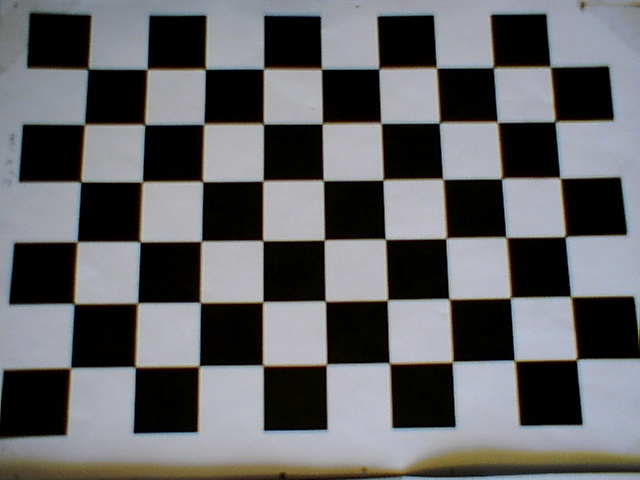
#> input picture scripts/Computer_vision_files/Chessboard_0.jpg, 640 x 480 px, given in place of the camera
$ python optical_trial2.py   (older library calls are emulated)
#> lines starting #> are read from the running program, lines starting #| are printed output that depends on the picture; after the words box and inside, x2 and y2 are one past the last pixel; in counts of white or black regions, pixels touching at a corner belong together
#> further down, oldframe is the input picture: shape (480, 640, 3); mean B, G, R 101.4, 99, 98.5
#!/usr/bin/env python3
import cv2
import numpy as np
from time import sleep
from time import time


LowH=0
HighH=50
LowS=59
HighS=255
LowV=0
HighV=236


morph=11,3

'''LowH2=0
HighH2=0
LowS2=0
HighS2=19
LowV2=235
HighV2=255'''
morph=(11,3)


def imfill(img):
	ret,im_flood = cv2.threshold(img,127,255,cv2.THRESH_BINARY)
	th,inrangeframe = cv2.threshold(img,127,255,cv2.THRESH_BINARY)
	im_flood[0:480,0:1]=np.zeros((480,1))
	h, w = im_flood.shape[:2]
	mask = np.zeros((h+2, w+2), np.uint8)
	#cv2.imshow("0 in corner",im_flood)
	cv2.floodFill(im_flood, mask, (0,0), 255);
	#cv2.imshow("filled",im_flood)
	cv2.bitwise_not(im_flood,im_flood)
	imfilled=cv2.bitwise_or(im_flood,inrangeframe)
	#cv2.imshow("filledOR",inrangeframe)
	return imfilled

def filter_2HSV(img):
	kernel = np.ones((5,5),np.float32)/25
	img = cv2.filter2D(img,-1,kernel)
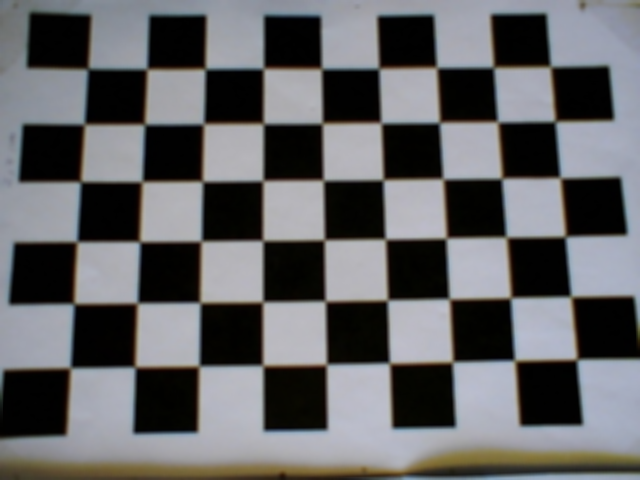
#> img: shape (480, 640, 3); mean of channels 0, 1, 2 101.4, 99, 98.5; drawn as B, G, R
  # Change colorspace
	hsvframe = cv2.cvtColor(img, cv2.COLOR_BGR2HSV)
#> hsvframe: shape (480, 640, 3); mean H, S, V 70.9, 69.7, 105.3
	return hsvframe

def open_and_close(img,size):
	#opening
	morphoimage=cv2.morphologyEx(img,cv2.MORPH_OPEN,cv2.getStructuringElement(cv2.MORPH_RECT, size))
	#Closing
	morphoimage=cv2.morphologyEx(morphoimage,cv2.MORPH_CLOSE,cv2.getStructuringElement(cv2.MORPH_RECT, size))
	return morphoimage


def get_centers(img,Arearef=130):
	#Apply contours to get the properties of the images
#> called with Arearef = 1
	contourimage, contours, hierarchy = cv2.findContours(img,cv2.RETR_TREE,cv2.CHAIN_APPROX_SIMPLE)
#> contours = []
	#matrix to draw the contours
	img2=np.zeros((480,640,3))
	img2 = cv2.drawContours(img2, contours, -1, (0,255,0), 3)
#> img2: shape (480, 640, 3) float64; every value is 0
		  # Display the resulting frame
	center_list=[]
	closest_list=[]
	for i in range(len(contours)):
		if  cv2.contourArea(contours[i])>Arearef:
			(x,y),radius = cv2.minEnclosingCircle(contours[i])
			center_list.append([int(x),int(y)])
			contourfigure=contours[i]
			#print (contourfigure.shape)
			closecontour=np.argmax(contourfigure[:,:,1],axis=0)
			#print("close contour:",closecontour,contourfigure[closecontour,0,:])

			closest_list.append(contourfigure[closecontour,0,:])
#> this loop made 0 passes
#> after the loop, center_list = []; closest_list = []

	return center_list,closest_list


def get_objective(center_list,closest_list=[]):
	center_array=np.array(center_list)
	center_array[:,0]=abs(center_array[:,0]-320)
	index=np.argmin(center_array,axis=0)
	objective_center=center_list[index[0]]
	if len(closest_list)>0:
		objective_closest=closest_list[index[0]]
	else:
		objective_closest=[]
	return objective_center,objective_closest

# [48 lines left out: function all_operations, not called in this run]

def detection(frame,LowH,HighH,LowS,HighS,LowV,HighV,sizemorph,Arearef=10):


	hsvframe=filter_2HSV(frame)
	lowerboundcolor=np.array([LowH,LowS,LowV])
	upperboundcolor=np.array([HighH,HighS,HighV])
	# Binarization
	inrangeframe=cv2.inRange(hsvframe,lowerboundcolor,upperboundcolor)
	cv2.imshow("Before morphology",inrangeframe)

	#Morphologic operations
	# Infill
	inrangeframe=imfill(inrangeframe)
	#cv2.imshow("filledOR",inrangeframe)

	#Opening and closing
	morphoimg=open_and_close(inrangeframe,sizemorph)
	sizemorph2=tuple(reversed(sizemorph))
	morphoimg=open_and_close(morphoimg,sizemorph2)
	#Getting the centers
	center_list,closest_list=get_centers(morphoimg,1)
#> center_list = []; closest_list = []
	closest_list=np.array(closest_list)
#> closest_list = empty array
	#print(closest_list.shape)
	if len(closest_list.shape)>2:
		closest_list=np.squeeze(closest_list,axis=1)
	#print("After squeezing.",closest_list.shape)
	cv2.imshow("morpho image",morphoimg)
	#plotting
	#print(closest_list[0,0])
	for i in range(len(center_list)):
		cv2.circle(frame,(center_list[i][0],center_list[i][1]),2,(255,255,255),thickness=2)
		cv2.circle(frame,(closest_list[i][0],closest_list[i][1]),2,(0,0,255),thickness=2)
	# [7 lines of commented-out code are left out]

	if len(center_list)>0:
		#check which center is more in the center
		objective_center,objective_closest=get_objective(center_list,closest_list)
		if len(set(sizemorph))==1:
			cv2.circle(frame,(objective_center[0],objective_center[1]),3,(255,0,0),thickness=2)
			cv2.circle(frame,(objective_closest[0],objective_closest[1]),4,(0,0,0),thickness=2)
		else:
			cv2.circle(frame,(objective_center[0],objective_center[1]),3,(0,0,255),thickness=2)
	else:
		objective_center=[]
		objective_closest=[]

	#return objective_center,objective_closest
	return center_list


def init_trackbars():

	cv2.namedWindow('frame')
	cv2.createTrackbar("LowH", 'frame',LowH, 255,nothing);
	cv2.createTrackbar("HighH", 'frame',HighH, 255,nothing);
	cv2.createTrackbar("LowS", 'frame',LowS, 255,nothing);
	cv2.createTrackbar("HighS", 'frame',HighS, 255,nothing);
	cv2.createTrackbar("LowV", 'frame',LowV, 255,nothing);
	cv2.createTrackbar("HighV", 'frame',HighV, 255,nothing);
	return 0

def nothing(x):
	pass

if __name__ == "__main__":
	lk_params = dict( winSize  = (15,15),
                  maxLevel = 2,
                  criteria = (cv2.TERM_CRITERIA_EPS | cv2.TERM_CRITERIA_COUNT, 10, 0.03))

	cap = cv2.VideoCapture(0)
	#cap.set(cv2.CAP_PROP_BUFFERSIZE,100)
	init_trackbars()
	feature_params = dict( maxCorners = 50,
                       qualityLevel = 0.3,
                       minDistance = 7,
                       blockSize = 7 )
	lk_params = dict( winSize  = (15,15),
                  maxLevel = 2,
                  criteria = (cv2.TERM_CRITERIA_EPS | cv2.TERM_CRITERIA_COUNT, 10, 0.03))


	#sleep(1)
	LowH2=0
	HighH2=50
	LowS2=10
	HighS2=1
	LowV2=0
	HighV2=237
	ret, oldframe = cap.read()

	black_frame_old=np.zeros((480,640,3),dtype=np.uint8)
	old_list= detection(oldframe, LowH2, HighH2, LowS2,HighS2, LowV2, HighV2, (3, 9),1)
#> old_list = []
	old_list=np.array(old_list)
#> old_list = empty array
	for i in range(len(old_list)):
		cv2.rectangle(black_frame_old,(old_list[i,:]),(old_list[i,0]+30,old_list[i,1]+50),color=[0,255,0])
#> black_frame_old: shape (480, 640, 3); every value is 0
	old_gray = cv2.cvtColor(black_frame_old, cv2.COLOR_BGR2GRAY)
	p0=cv2.goodFeaturesToTrack(old_gray, mask = None, **feature_params)
#> p0 = None

	cv2.imshow("old_gray",old_gray)
	cv2.waitKey()
	while(True):
  # Capture frame-by-frame
		t0=time()
		retard=0
		LowH2=cv2.getTrackbarPos("LowH","frame")
#> LowH2 = 0
		HighH2=cv2.getTrackbarPos("HighH","frame")
#> HighH2 = 50
		LowS2=cv2.getTrackbarPos("LowS","frame")
#> LowS2 = 59
		HighS2=cv2.getTrackbarPos("HighS","frame")
#> HighS2 = 255
		LowV2=cv2.getTrackbarPos("LowV","frame")
#> LowV2 = 0
		HighV2=cv2.getTrackbarPos("HighV","frame")
#> HighV2 = 236

		ret, newframe = cap.read()
		black_frame_new=np.zeros((480,640,3),dtype=np.uint8)

		new_list= detection(newframe, LowH2, HighH2, LowS2,HighS2, LowV2, HighV2, (3, 9),1)
#> call 2 of detection, with LowH = 0, HighH = 50, LowS = 59, HighS = 255, LowV = 0, HighV = 236, sizemorph = (3, 9), Arearef = 1
#> in detection (call 2), `lowerboundcolor=np.array([LowH,LowS,LowV])`: lowerboundcolor = [0, 59, 0]
#> in detection (call 2), `upperboundcolor=np.array([HighH,HighS,HighV])`: upperboundcolor = [50, 255, 236]
#> in detection (call 2), `inrangeframe=cv2.inRange(hsvframe,lowerboundcolor,upperboundcolor)`:
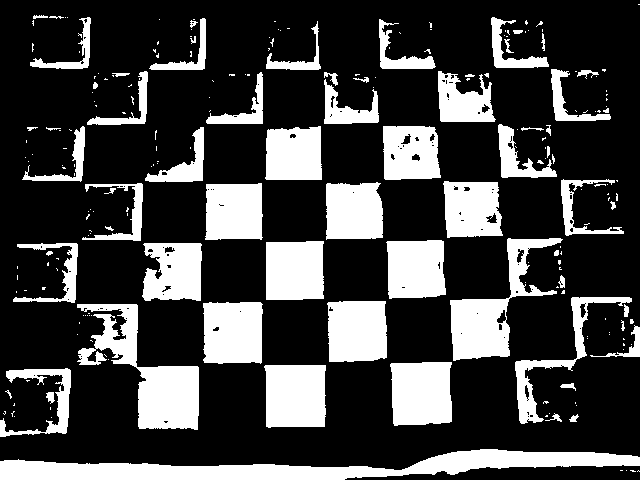
#> inrangeframe: shape (480, 640); 25.8% white; 230 white regions (164 under 20 px), largest, box (x1, y1, x2, y2) and area: (0, 449, 640, 480) 9599, (77, 304, 199, 430) 5940, (450, 238, 563, 361) 4596
#> in imfill (call 2), `cv2.floodFill(im_flood, mask, (0,0), 255);`:
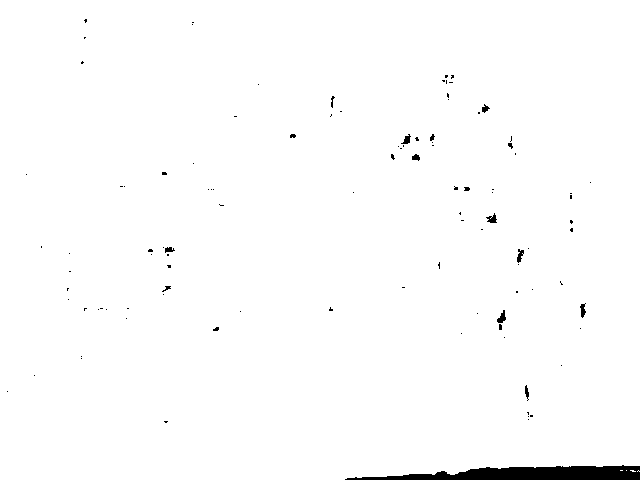
#> im_flood: shape (480, 640); 98.8% white; 105 black regions (90 under 20 px), largest, box (x1, y1, x2, y2) and area: (345, 465, 640, 480) 2832, (497, 310, 506, 323) 65, (486, 213, 497, 223) 60
#> call 4 of open_and_close, with size = (9, 3)
#> in open_and_close (call 4), `morphoimage=cv2.morphologyEx(img,cv2.MORPH_OPEN,cv2.getStructuringElem..`:
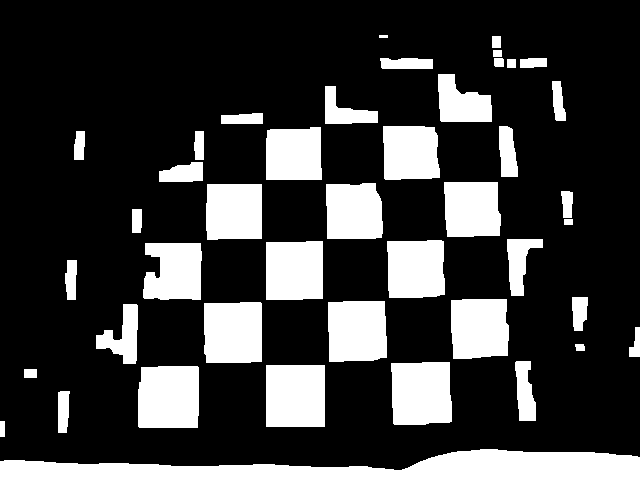
#> morphoimage: shape (480, 640); 22.8% white; 43 white regions, largest, box (x1, y1, x2, y2) and area: (0, 449, 640, 480) 12435, (138, 366, 199, 428) 3696, (266, 365, 325, 427) 3658
#> call 2 of get_centers, with Arearef = 1
#> in get_centers (call 2), `contourimage, contours, hierarchy = cv2.findContours(img,cv2.RETR_TREE..`: contours = 37 contours, 1 with area under 20; largest, box (x1, y1, x2, y2) and area: (0, 449, 640, 480) 11788, (138, 366, 199, 428) 3577, (266, 365, 325, 427) 3538, (391, 362, 452, 425) 3500, (204, 302, 262, 363) 3348
#> in get_centers (call 2), `img2 = cv2.drawContours(img2, contours, -1, (0,255,0), 3)`:
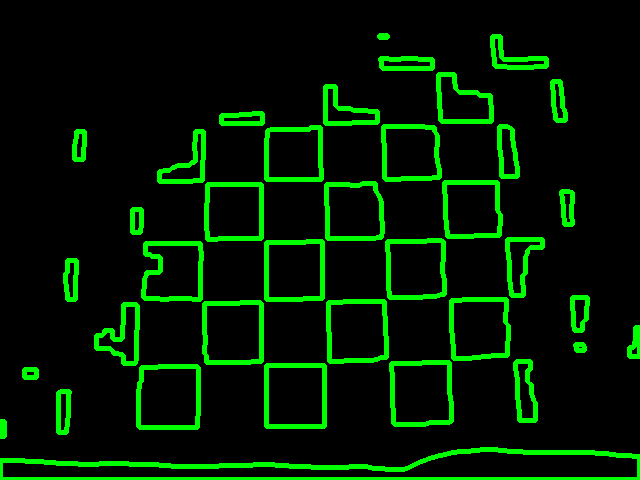
#> img2: shape (480, 640, 3) float64; mean of channels 0, 1, 2 0, 26.7, 0; drawn as B, G, R
#> the loop in get_centers (call 2), `for i in range(len(contours)):` made 37 passes
#> (x, y, radius, contourfigure, closecontour) on passes 2, 4, 6, 37: (2, 428.5, 7.76, [[0, 421], [0, 436], [4, 436], [4, 421]], [1]), (30, 373, 7.21, [[24, 369], [24, 377], [36, 377], [36, 369]], [1]), (295, 395.5, 42.09, [[266, 365], [266, 426], [324, 426], [324, 365]], [1]), (383, 36, 4.12, [[379, 35], [379, 37], [387, 37], [387, 35]], [1])
#> after the loop in get_centers (call 2), `for i in range(len(contours)):`: center_list = 37 pairs, first value 2 to 634, second value 36 to 467; closest_list = 37 items, first 6: [[0, 479]], [[0, 436]], [[58, 432]], [[24, 377]], [[139, 427]], [[266, 426]]
#> in detection (call 2), `closest_list=np.array(closest_list)`: closest_list = contour of 37 points, box (x1, y1, x2, y2) (0, 37, 630, 480), area 64058
#> in detection (call 2), `closest_list=np.squeeze(closest_list,axis=1)`: closest_list = 37 pairs, first value 0 to 629, second value 37 to 479
#> the loop in detection (call 2), `for i in range(len(center_list)):` made 37 passes
#> in get_objective, `center_array=np.array(center_list)`: center_array has the same summary as center_list in get_centers
#> in get_objective, `index=np.argmin(center_array,axis=0)`: index = [0, 36]
#> in get_objective, `objective_center=center_list[index[0]]`: objective_center = [319, 467]
#> in get_objective, `objective_closest=closest_list[index[0]]`: objective_closest = [0, 479]
#> in detection (call 2), `objective_center,objective_closest=get_objective(center_list,closest_l..`: objective_center = [319, 467]; objective_closest = [0, 479]
#> in detection (call 2), `cv2.circle(frame,(objective_center[0],objective_center[1]),3,(0,0,255)..`:
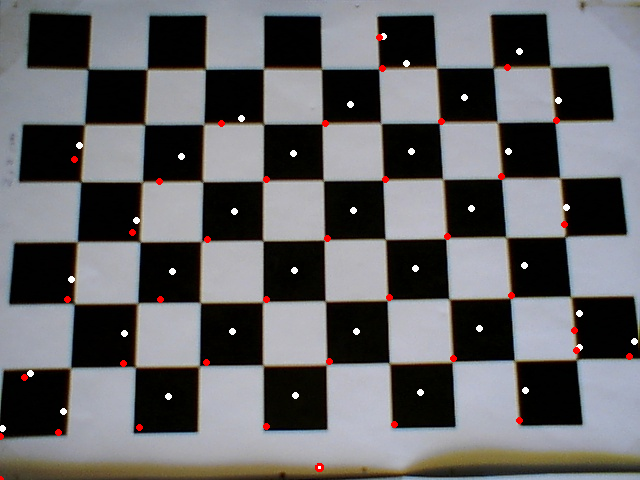
#> frame: shape (480, 640, 3); mean B, G, R 102.3, 99.9, 100.4
#> new_list has the same summary as center_list in get_centers
		new_list=np.array(new_list)
		for i in range(len(new_list)):
			cv2.rectangle(black_frame_new,(new_list[i,0],new_list[i,1]),(new_list[i,0]+30,new_list[i,1]+50),color=(0,255,0))
#> this loop made 37 passes

		new_gray = cv2.cvtColor(black_frame_new, cv2.COLOR_BGR2GRAY)
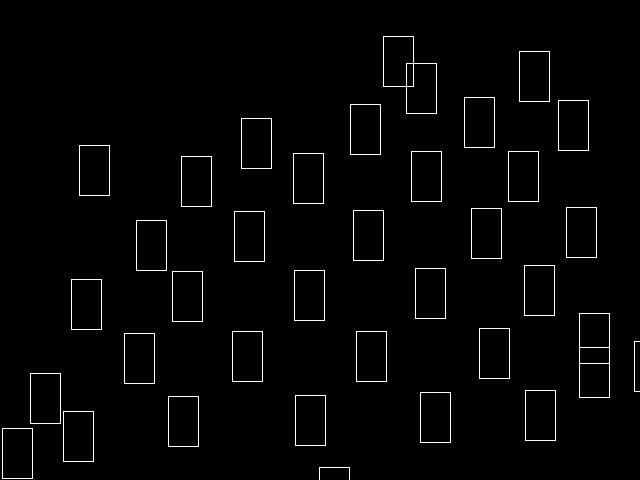
#> new_gray: shape (480, 640); values 0 (black) and 150 (white), 1.8% white in thin lines or dots
		cv2.imshow("black",new_gray)
		cv2.waitKey()
		#p0=cv2.goodFeaturesToTrack(new_gray, mask = None, **feature_params)
#> (the run stopped early here; a loop or call above may not have finished)

$ run again, on scripts/Computer_vision_files/Chessboard_1.jpg
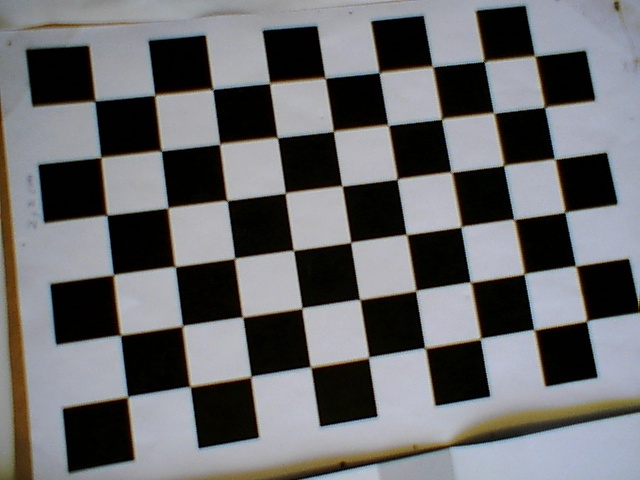
#> input picture scripts/Computer_vision_files/Chessboard_1.jpg, 640 x 480 px, given in place of the camera
#> oldframe is the input picture: shape (480, 640, 3); mean B, G, R 108.6, 106.3, 105.9
#> hsvframe: shape (480, 640, 3); mean H, S, V 74.6, 72, 113.1
#> inrangeframe: shape (480, 640); every value is 0
#> contours = []
#> img2: shape (480, 640, 3) float64; every value is 0
#> in detection, `closest_list=np.array(closest_list)`: closest_list = empty array
#> `old_list= detection(oldframe, LowH2, HighH2, LowS2,HighS2, LowV2, High..`: old_list = []
#> `old_list=np.array(old_list)`: old_list = empty array
#> p0 = None
#> LowH2 = 0
#> HighH2 = 50
#> LowS2 = 59
#> HighS2 = 255
#> LowV2 = 0
#> HighV2 = 236
#> lowerboundcolor = [0, 59, 0]
#> upperboundcolor = [50, 255, 236]
#> in detection (call 2), `inrangeframe=cv2.inRange(hsvframe,lowerboundcolor,upperboundcolor)`:
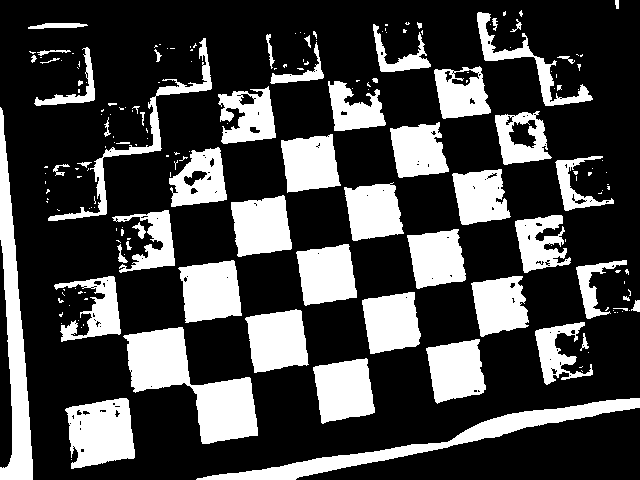
#> inrangeframe: shape (480, 640); 27.4% white; 191 white regions (129 under 20 px), largest, box (x1, y1, x2, y2) and area: (123, 327, 258, 444) 6730, (196, 398, 640, 480) 5364, (0, 107, 33, 480) 5269
#> imfilled: shape (480, 640); 32.2% white; 189 white regions (127 under 20 px), largest, box (x1, y1, x2, y2) and area: (196, 398, 640, 480) 18373, (123, 327, 258, 444) 6733, (0, 107, 33, 480) 5269
#> contours = 41 contours, 1 with area under 20; largest, box (x1, y1, x2, y2) and area: (212, 398, 640, 480) 17858, (0, 135, 33, 480) 4948, (68, 399, 135, 466) 3579, (195, 378, 258, 443) 3236, (128, 328, 190, 391) 3164
#> the loop in get_centers (call 2), `for i in range(len(contours)):` made 41 passes
#> (x, y, radius, contourfigure, closecontour) on passes 10, 21, 24, 30, 32, 39: (637, 305.5, 4.92, [[635, 301], [635, 310], [639, 310], [639, 301]], [1]), (101, 191.5, 4.27, [[97, 190], [97, 193], [105, 193], [105, 190]], [1]), (99, 172, 5.66, [[95, 168], [95, 176], [103, 176], [103, 168]], [1]), (154, 122, 4.47, [[150, 120], [150, 124], [158, 124], [158, 120]], [1]), (583, 95.5, 6.02, [[579, 91], [579, 100], [587, 100], [587, 91]], [1]), (380, 49, 4.12, [[376, 48], [376, 50], [384, 50], [384, 48]], [1])
#> in detection (call 2), `center_list,closest_list=get_centers(morphoimg,1)`: center_list = 41 pairs, first value 16 to 637, second value 19 to 438; closest_list = 41 items, first 6: [[77, 465]], [[212, 479]], [[202, 442]], [[321, 420]], [[435, 400]], [[135, 390]]
#> in detection (call 2), `closest_list=np.array(closest_list)`: closest_list = contour of 41 points, box (x1, y1, x2, y2) (0, 27, 636, 480), area 33230
#> in detection (call 2), `closest_list=np.squeeze(closest_list,axis=1)`: closest_list = 41 pairs, first value 0 to 635, second value 27 to 479
#> the loop in detection (call 2), `for i in range(len(center_list)):` made 41 passes
#> center_array has the same summary as center_list in detection
#> index = [15, 40]
#> in get_objective, `objective_center=center_list[index[0]]`: objective_center = [326, 274]
#> in get_objective, `objective_closest=closest_list[index[0]]`: objective_closest = [304, 303]
#> in detection (call 2), `objective_center,objective_closest=get_objective(center_list,closest_l..`: objective_center = [326, 274]; objective_closest = [304, 303]
#> new_list has the same summary as center_list in detection
#> the loop `for i in range(len(new_list)):` made 41 passes
#> `new_gray = cv2.cvtColor(black_frame_new, cv2.COLOR_BGR2GRAY)`:
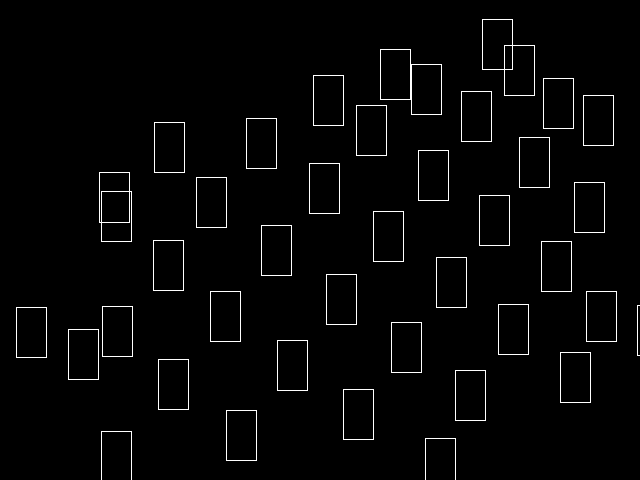
#> new_gray: shape (480, 640); values 0 (black) and 150 (white), 2.1% white in thin lines or dots
